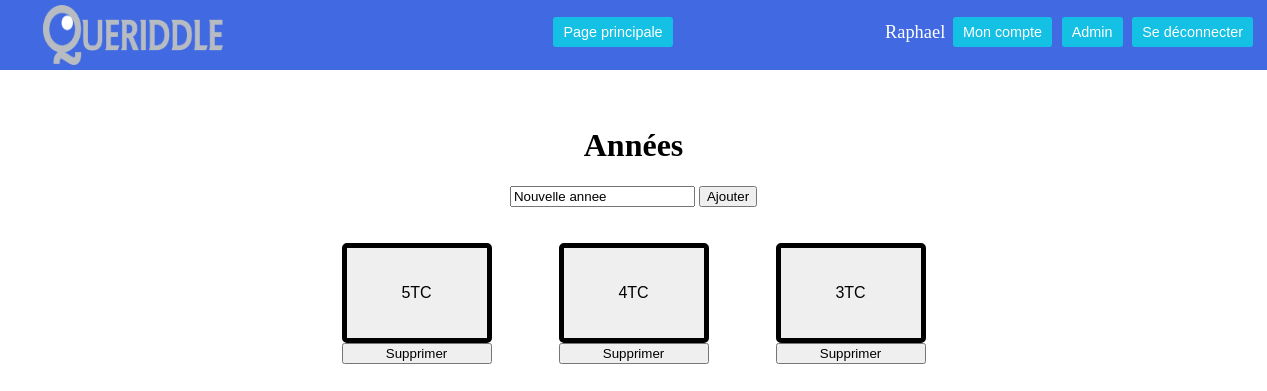
Screenshot of /admin_changement_annee (signed in) with the database file from the repository.
### tabledef.py (models this page shows, shortened)
class Annee(Base):
    __tablename__ = "annees"
    annee = Column(String, primary_key=True)

### queriddle.py (the view)
@app.route("/admin_changement_annee")
def admin_changement_annee():
    if not session.get('logged_in'):
        return redirect(url_for('do_admin_login'))
    else:
        Session = sessionmaker(bind=engine)
        s = Session()
        annees = s.query(Annee.annee)
        return render_template('admin_changement_annee.html', myUsername=session['username'], annees=annees)

### templates/admin_changement_annee.html (shortened to what this page needs)
<!DOCTYPE html>
<html lang="en">
<head>
</head>
<body>
    {% include 'head.html' %}
    <br>
    <br>
    <h1>Années</h1>
    <div id="ajout">
        <form action="http://0.0.0.0:5000/ajouter_annee" method="POST" enctype="multipart/form-data">
            <input type="text" value="Nouvelle annee" name="annee">
            <input type="submit" value="Ajouter" style="cursor: pointer">
        </form>
    </div>
    <br>
    <br>
    <div id="main">
        {% for annee in annees %}
            <div>
                <form action="http://0.0.0.0:5000/admin_changement_matiere/{{ annee[0] }}" method="get">
                    <input id="boutons_submit" type="submit" value="{{ annee[0] }}">
                </form>
                <form action="http://0.0.0.0:5000/supprimer_annee" method="POST" enctype="multipart/form-data">
                    <input id="boutons_delete" type="submit" value="Supprimer">
                </form>
            </div>
        {% endfor %}
    </div>
</body>
</html>

### templates/admin_changement_annee.html (style rules this page uses)
#main { display: flex; justify-content: space-around; margin-left: 300px; margin-right: 300px; }
h1, #ajout { text-align: center; }
#boutons_submit { width: 150px; height: 100px; white-space: pre-wrap; cursor: pointer; font-size: 1em; border: 5px solid black; border-radius: 5px; padding: 10px; }
#boutons_delete { width: 150px; cursor: pointer; }

### rows the page displays
Annee: annee "5TC"
Annee: annee "4TC"
Annee: annee "3TC"

### other values shown
{{ myUsername }} "Raphael"
